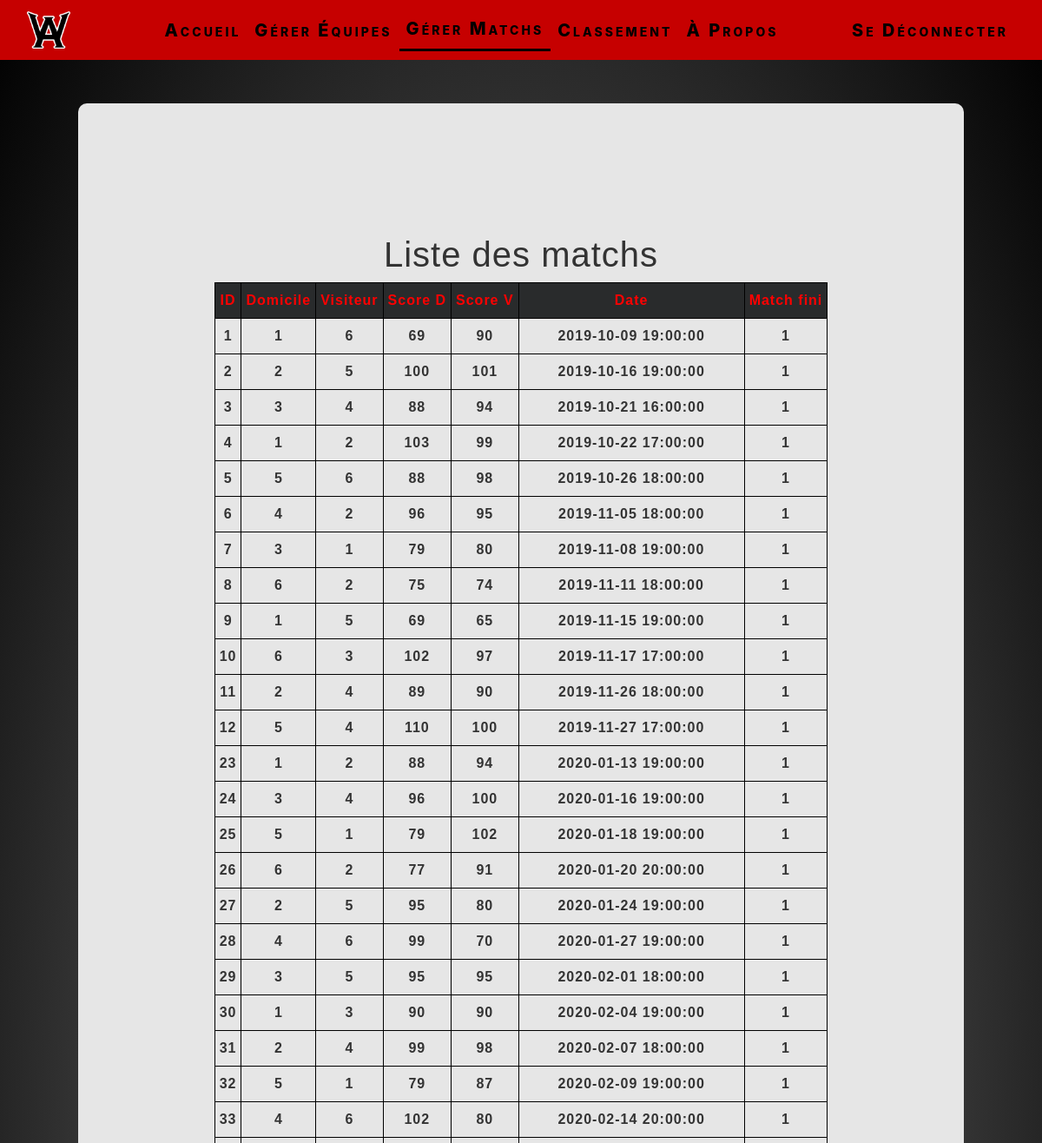
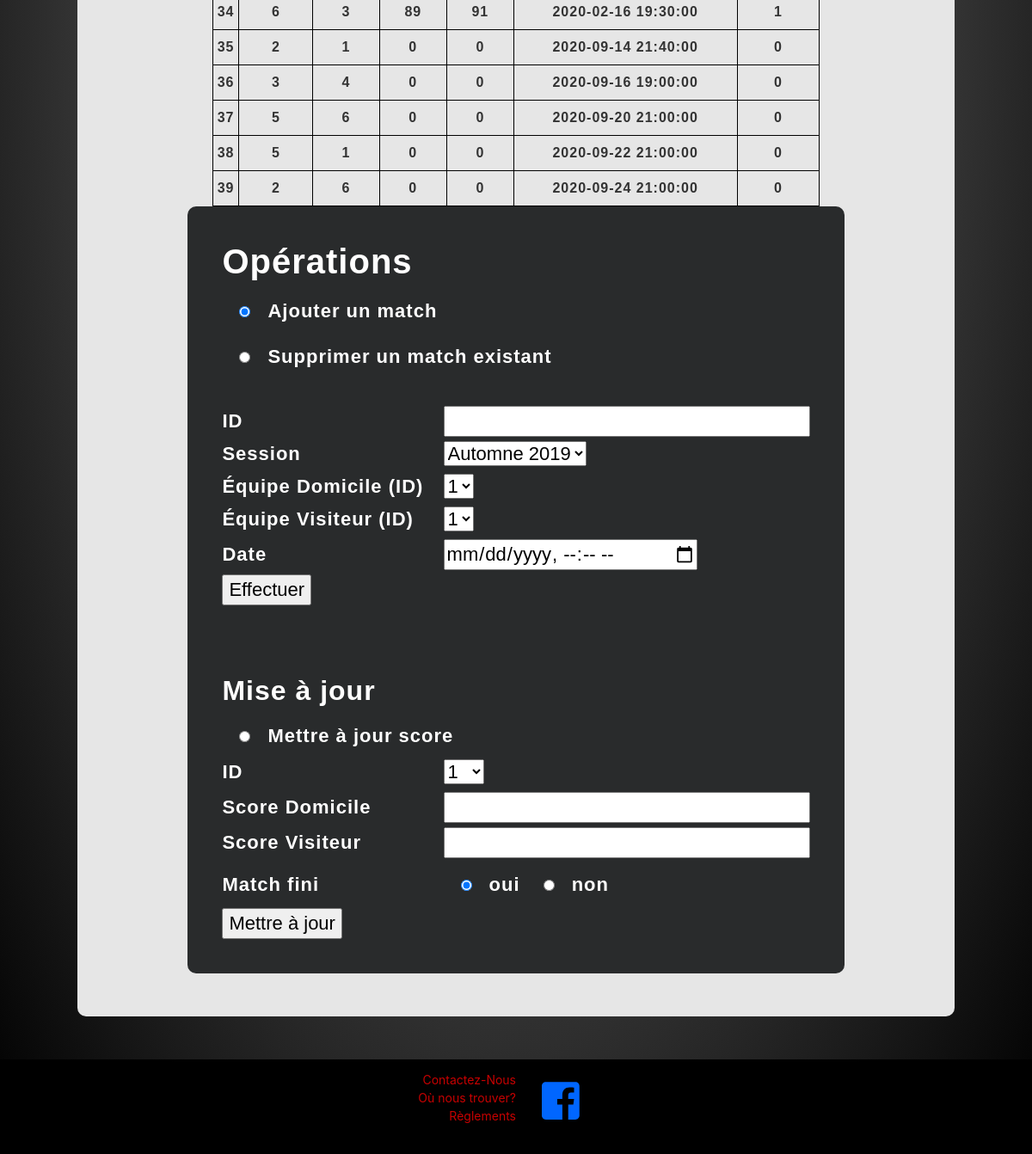
/?action=gererEquipes (signed in), run on the app's committed database (2 pictures, top to bottom).
### tables this page shows
CREATE TABLE `matchs` (
  `IDMATCH` int(4) NOT NULL,
  `SESSIONLAW` varchar(25) NOT NULL,
  `IDDOMICILE` int(4) NOT NULL,
  `IDVISITEUR` int(4) NOT NULL,
  `SCOREDOMICILE` int(3) NOT NULL,
  `SCOREVISITEUR` int(3) NOT NULL,
  `DATEMATCH` datetime NOT NULL,
  `RESULTATFINAL` tinyint(1) NOT NULL
);

### index.php (called while the page is built, shortened)
<?php
	if (!ISSET($_GET['action'])) {
		$action = "";
	} else {
		$action = $_GET['action'];
	}
	$controleur = ManufactureControleur::creerControleur($action);
	$nomVue=$controleur->executerAction();
	include_once(DOSSIER_BASE_INCLUDE."vues/".$nomVue.".php");
?>

### modele/Matchs.class.php (called while the page is built, shortened)
<?php
    class Matchs {
        private $id;
        private $idDomicile;
        private $idVisiteur;
        private $scoreDomicile;
        private $scoreVisiteur;
        private $dateMatch;
        private $resultatFinal;
        public function __construct($id, $sess, $dom, $vis, $scoreDom, $scoreVis, $date, $resultat){
            $this->id=$id;
            $this->idDomicile=$dom;
            $this->idVisiteur=$vis;
            $this->scoreDomicile=$scoreDom;
            $this->scoreVisiteur=$scoreVis;
            $this->dateMatch= $date;
            $this->resultatFinal=$resultat;
        }
         public function getId(){
            return $this->id;
        }
        public function getIdDomicile(){
            return $this->idDomicile;
        }
        public function getIdVisiteur(){
            return $this->idVisiteur;
        }
        public function getScoreDomicile(){
            return $this->scoreDomicile;
        }
        public function getScoreVisiteur(){
            return $this->scoreVisiteur;
        }
        public function getDateMatch(){
            return $this->dateMatch;
        }
        public function getResultatFinal(){
            return $this->resultatFinal;
        }
    }
?>

### modele/DAO/MatchsDAO.class.php (called while the page is built, shortened)
<?php
	include_once(DOSSIER_BASE_INCLUDE."modele/Matchs.class.php");
	class MatchsDAO implements DAO {
		static public function chercherTous() {
			return self::chercherAvecFiltre("");
		}
		static public function chercherAvecFiltre($filtre){
			try {
				$connexion=ConnexionDB::getInstance();
			} catch (Exception $e) {
				throw new Exception("Impossible d’obtenir la connexion à la BD.");
			}
			$liste = array();
			$requete= $connexion->prepare("SELECT * FROM matchs ".$filtre);
			$requete-> execute();
			foreach ($requete as $enregistrement) {
				$unMatch=new Matchs($enregistrement['IDMATCH'], $enregistrement['SESSIONLAW'], $enregistrement['IDDOMICILE'],
                $enregistrement['IDVISITEUR'],$enregistrement['SCOREDOMICILE'],$enregistrement['SCOREVISITEUR'],$enregistrement['DATEMATCH'],$enregistrement['RESULTATFINAL']);
				array_push($liste, $unMatch);
			}
			return $liste;
		}
	}
?>

### controleurs/gererMatchs.class.php (called while the page is built, shortened)
<?php
	include_once(DOSSIER_BASE_INCLUDE."modele/DAO/MatchsDAO.class.php");
	class GererMatchs extends Controleur {
		public function executerAction() {
			$this->tabMatchs = MatchsDAO::chercherTous();
			return "pageGererMatchs";
		}
	}
?>

### vues/inclusions/affichage_objets.inc.php (the view, shortened to what this page needs)
<?php
function afficherListeMatchs($tabMatchs) {
	echo "<h1>Liste des matchs</h1>";
	echo "<table class='listtab' border=1>";
	echo "<thead><th>ID</th><th>Domicile</th><th>Visiteur</th><th>Score D</th><th>Score V</th><th id='ddate'>Date</th><th>Match fini</th></thead>";
	foreach ($tabMatchs as $match ) {
		echo "<tr><td>".$match->getId()."</td><td>".$match->getIdDomicile()."</td><td>".$match->getIdVisiteur()."</td>
			<td>".$match->getScoreDomicile()."</td><td>".$match->getScoreVisiteur()."</td><td>".$match->getDateMatch()."</td><td>".$match->getResultatFinal()."</td></tr>";
	}
	echo "</table>";
}
?>

### css/gererMatchs_style.css (style rules this page uses)
.listtab { font-size: 16px; border: 1px solid black; }
.listtab thead { color: red; }
.listtab, th, td { padding: 5px; }
#ddate { min-width:260px; }
.tab th { background-color: #292b2c; }

### data on the page
matchs: IDMATCH "1", IDDOMICILE "1", IDVISITEUR "6", SCOREDOMICILE "69", SCOREVISITEUR "90", DATEMATCH "2019-10-09 19:00:00", RESULTATFINAL "1"
matchs: IDMATCH "2", IDDOMICILE "2", IDVISITEUR "5", SCOREDOMICILE "100", SCOREVISITEUR "101", DATEMATCH "2019-10-16 19:00:00", RESULTATFINAL "1"
matchs: IDMATCH "3", IDDOMICILE "3", IDVISITEUR "4", SCOREDOMICILE "88", SCOREVISITEUR "94", DATEMATCH "2019-10-21 16:00:00", RESULTATFINAL "1"
matchs: IDMATCH "4", IDDOMICILE "1", IDVISITEUR "2", SCOREDOMICILE "103", SCOREVISITEUR "99", DATEMATCH "2019-10-22 17:00:00", RESULTATFINAL "1"
matchs: IDMATCH "5", IDDOMICILE "5", IDVISITEUR "6", SCOREDOMICILE "88", SCOREVISITEUR "98", DATEMATCH "2019-10-26 18:00:00", RESULTATFINAL "1"
matchs: IDMATCH "6", IDDOMICILE "4", IDVISITEUR "2", SCOREDOMICILE "96", SCOREVISITEUR "95", DATEMATCH "2019-11-05 18:00:00", RESULTATFINAL "1"
matchs: IDMATCH "7", IDDOMICILE "3", IDVISITEUR "1", SCOREDOMICILE "79", SCOREVISITEUR "80", DATEMATCH "2019-11-08 19:00:00", RESULTATFINAL "1"
matchs: IDMATCH "8", IDDOMICILE "6", IDVISITEUR "2", SCOREDOMICILE "75", SCOREVISITEUR "74", DATEMATCH "2019-11-11 18:00:00", RESULTATFINAL "1"
matchs: IDMATCH "9", IDDOMICILE "1", IDVISITEUR "5", SCOREDOMICILE "69", SCOREVISITEUR "65", DATEMATCH "2019-11-15 19:00:00", RESULTATFINAL "1"
matchs: IDMATCH "10", IDDOMICILE "6", IDVISITEUR "3", SCOREDOMICILE "102", SCOREVISITEUR "97", DATEMATCH "2019-11-17 17:00:00", RESULTATFINAL "1"
matchs: IDMATCH "11", IDDOMICILE "2", IDVISITEUR "4", SCOREDOMICILE "89", SCOREVISITEUR "90", DATEMATCH "2019-11-26 18:00:00", RESULTATFINAL "1"
matchs: IDMATCH "12", IDDOMICILE "5", IDVISITEUR "4", SCOREDOMICILE "110", SCOREVISITEUR "100", DATEMATCH "2019-11-27 17:00:00", RESULTATFINAL "1"
matchs: IDMATCH "23", IDDOMICILE "1", IDVISITEUR "2", SCOREDOMICILE "88", SCOREVISITEUR "94", DATEMATCH "2020-01-13 19:00:00", RESULTATFINAL "1"
matchs: IDMATCH "24", IDDOMICILE "3", IDVISITEUR "4", SCOREDOMICILE "96", SCOREVISITEUR "100", DATEMATCH "2020-01-16 19:00:00", RESULTATFINAL "1"
matchs: IDMATCH "25", IDDOMICILE "5", IDVISITEUR "1", SCOREDOMICILE "79", SCOREVISITEUR "102", DATEMATCH "2020-01-18 19:00:00", RESULTATFINAL "1"
matchs: IDMATCH "26", IDDOMICILE "6", IDVISITEUR "2", SCOREDOMICILE "77", SCOREVISITEUR "91", DATEMATCH "2020-01-20 20:00:00", RESULTATFINAL "1"
matchs: IDMATCH "27", IDDOMICILE "2", IDVISITEUR "5", SCOREDOMICILE "95", SCOREVISITEUR "80", DATEMATCH "2020-01-24 19:00:00", RESULTATFINAL "1"
matchs: IDMATCH "28", IDDOMICILE "4", IDVISITEUR "6", SCOREDOMICILE "99", SCOREVISITEUR "70", DATEMATCH "2020-01-27 19:00:00", RESULTATFINAL "1"
matchs: IDMATCH "29", IDDOMICILE "3", IDVISITEUR "5", SCOREDOMICILE "95", SCOREVISITEUR "95", DATEMATCH "2020-02-01 18:00:00", RESULTATFINAL "1"
matchs: IDMATCH "30", IDDOMICILE "1", IDVISITEUR "3", SCOREDOMICILE "90", SCOREVISITEUR "90", DATEMATCH "2020-02-04 19:00:00", RESULTATFINAL "1"
matchs: IDMATCH "31", IDDOMICILE "2", IDVISITEUR "4", SCOREDOMICILE "99", SCOREVISITEUR "98", DATEMATCH "2020-02-07 18:00:00", RESULTATFINAL "1"
matchs: IDMATCH "32", IDDOMICILE "5", IDVISITEUR "1", SCOREDOMICILE "79", SCOREVISITEUR "87", DATEMATCH "2020-02-09 19:00:00", RESULTATFINAL "1"
matchs: IDMATCH "33", IDDOMICILE "4", IDVISITEUR "6", SCOREDOMICILE "102", SCOREVISITEUR "80", DATEMATCH "2020-02-14 20:00:00", RESULTATFINAL "1"
matchs: IDMATCH "34", IDDOMICILE "6", IDVISITEUR "3", SCOREDOMICILE "89", SCOREVISITEUR "91", DATEMATCH "2020-02-16 19:30:00", RESULTATFINAL "1"
matchs: IDMATCH "35", IDDOMICILE "2", IDVISITEUR "1", SCOREDOMICILE "0", SCOREVISITEUR "0", DATEMATCH "2020-09-14 21:40:00", RESULTATFINAL "0"
matchs: IDMATCH "36", IDDOMICILE "3", IDVISITEUR "4", SCOREDOMICILE "0", SCOREVISITEUR "0", DATEMATCH "2020-09-16 19:00:00", RESULTATFINAL "0"
matchs: IDMATCH "37", IDDOMICILE "5", IDVISITEUR "6", SCOREDOMICILE "0", SCOREVISITEUR "0", DATEMATCH "2020-09-20 21:00:00", RESULTATFINAL "0"
matchs: IDMATCH "38", IDDOMICILE "5", IDVISITEUR "1", SCOREDOMICILE "0", SCOREVISITEUR "0", DATEMATCH "2020-09-22 21:00:00", RESULTATFINAL "0"
matchs: IDMATCH "39", IDDOMICILE "2", IDVISITEUR "6", SCOREDOMICILE "0", SCOREVISITEUR "0", DATEMATCH "2020-09-24 21:00:00", RESULTATFINAL "0"

### other printed values
$tab[1] "Accueil"
$tab[1] "Gérer Équipes"
$tab[1] "Gérer Matchs"
$tab[1] "Classement"
$tab1[1] "À Propos"
$tab2[1] "Se Déconnecter"
form field sessionlaw "Automne 2019"
form field idDomicile "1"
form field idVisiteur "1"
form field idmatch "1"
